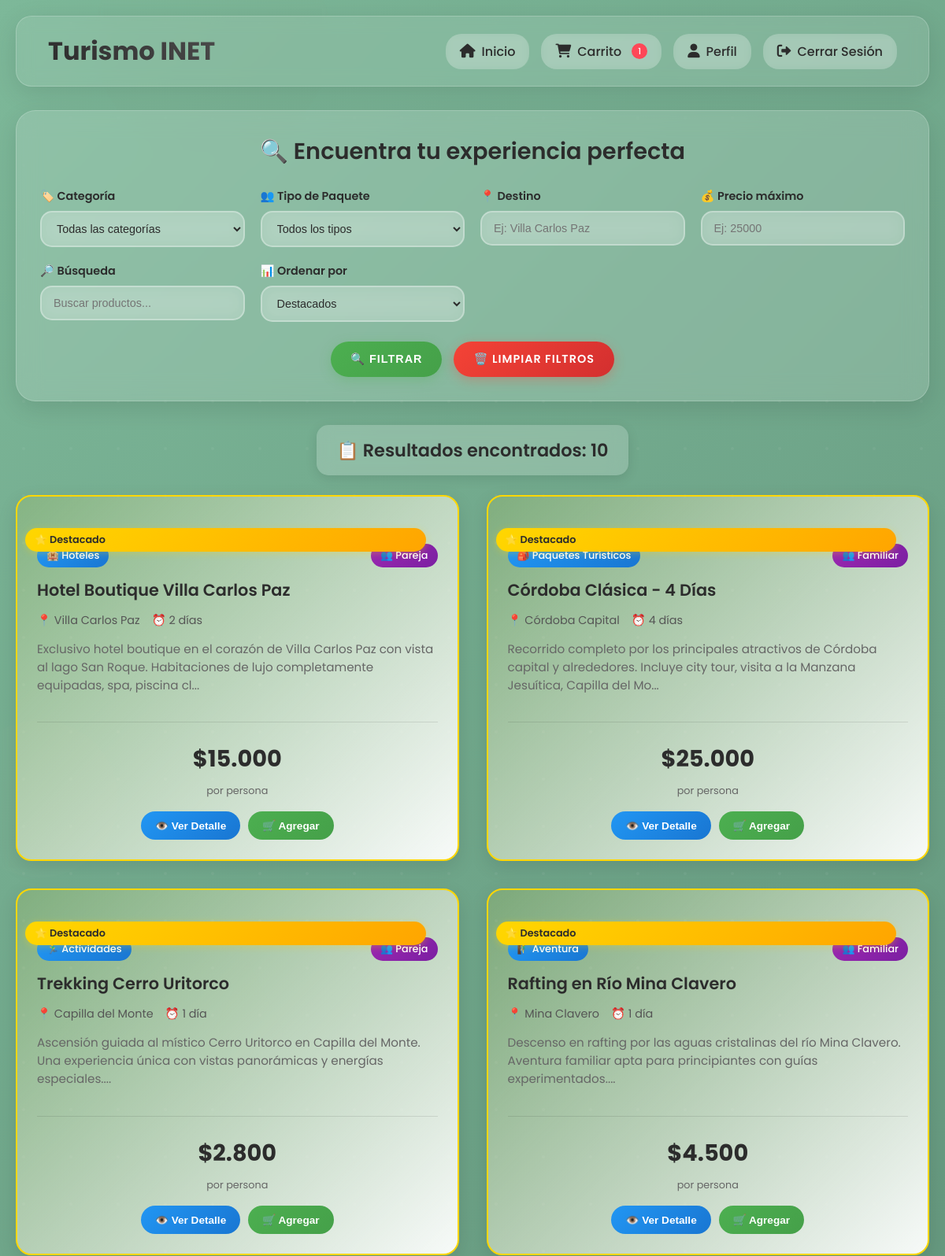
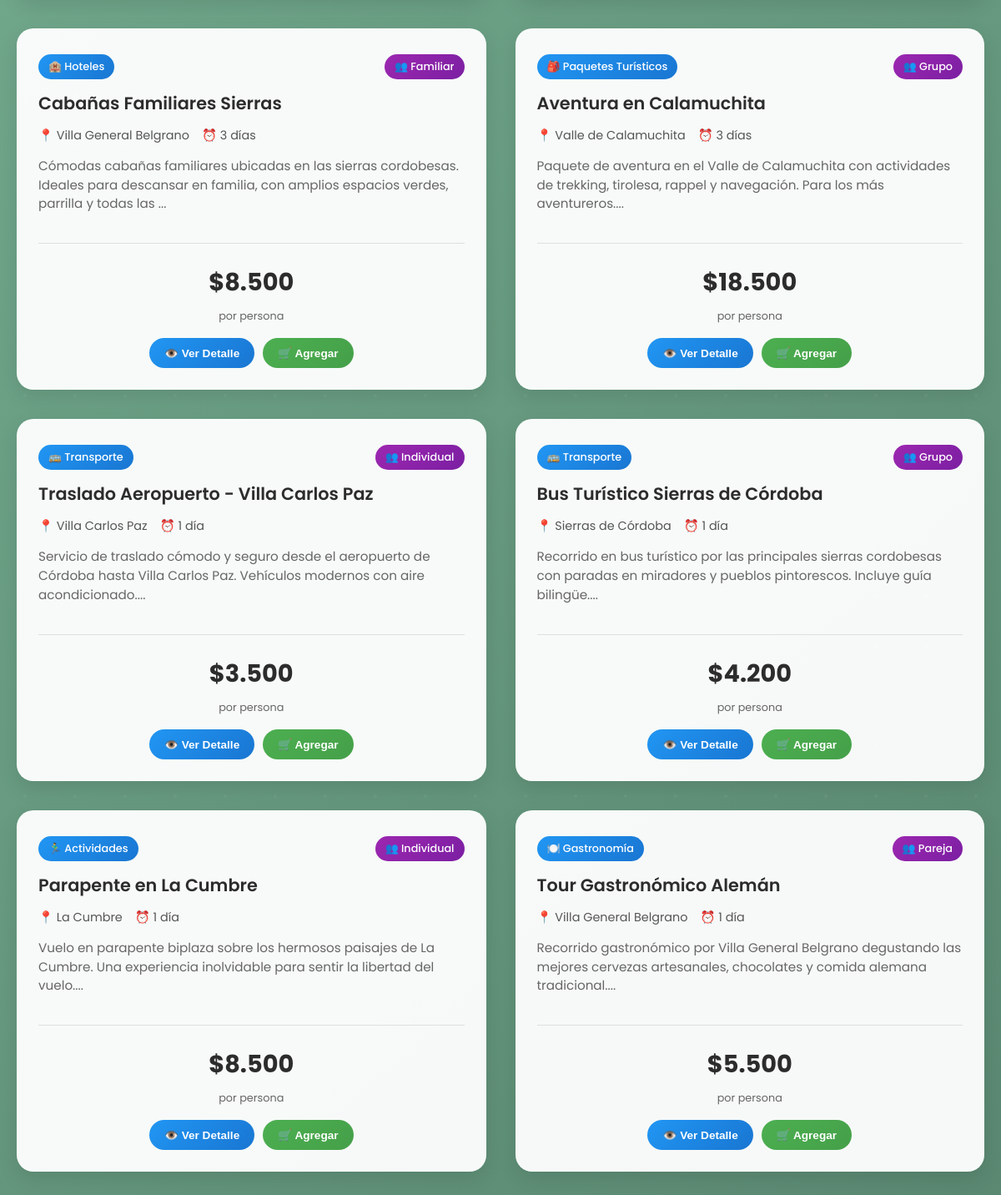
Screenshot of /product/productos.php (signed in) with the database file from the repository (2 pictures, top to bottom).
### tables this page shows
CREATE TABLE `productos` (
  `id` int(11) NOT NULL,
  `nombre` varchar(200) NOT NULL,
  `descripcion` text NOT NULL,
  `imagen_principal` varchar(255) DEFAULT NULL,

  `precio` decimal(10,2) NOT NULL,
  `categoria_id` int(11) NOT NULL,
  `tipo_paquete_id` int(11) DEFAULT NULL,
  `destino` varchar(100) NOT NULL,
  `duracion_dias` int(11) DEFAULT NULL,

  `servicios_incluidos` text DEFAULT NULL,
  `servicios_no_incluidos` text DEFAULT NULL,

  `disponible` tinyint(1) DEFAULT 1,
  `destacado` tinyint(1) DEFAULT 0,
  `fecha_inicio` date DEFAULT NULL,
  `fecha_fin` date DEFAULT NULL,
  `created_at` timestamp NOT NULL DEFAULT current_timestamp(),
  `updated_at` timestamp NOT NULL DEFAULT current_timestamp() ON UPDATE current_timestamp()
);

CREATE TABLE `categorias` (
  `id` int(11) NOT NULL,
  `nombre` varchar(100) NOT NULL,
  `descripcion` text DEFAULT NULL,
  `icono` varchar(50) DEFAULT NULL,
  `activo` tinyint(1) DEFAULT 1,
  `created_at` timestamp NOT NULL DEFAULT current_timestamp()
);

CREATE TABLE `tipos_paquete` (
  `id` int(11) NOT NULL,
  `nombre` varchar(50) NOT NULL,
  `descripcion` text DEFAULT NULL
);

### product/productos.php (the view, shortened to what this page needs)
<?php
$conn = getDBConnection();
$where_conditions = ["p.disponible = 1"];
$order_by = "p.destacado DESC, p.created_at DESC";
$where_clause = implode(" AND ", $where_conditions);
$productos_query = "SELECT p.*, c.nombre as categoria_nombre, c.icono as categoria_icono,
                           tp.nombre as tipo_paquete_nombre
                    FROM productos p
                    LEFT JOIN categorias c ON p.categoria_id = c.id
                    LEFT JOIN tipos_paquete tp ON p.tipo_paquete_id = tp.id
                    WHERE $where_clause
                    ORDER BY $order_by";
$stmt = $conn->prepare($productos_query);
$stmt->execute();
$productos_result = $stmt->get_result();
$productos = [];
if ($productos_result) {
    while ($row = $productos_result->fetch_assoc()) {
        $productos[] = $row;
    }
}
?>
<!DOCTYPE html>
<html lang="es">
<head>
    <link rel="stylesheet" href="https://cdnjs.cloudflare.com/ajax/libs/font-awesome/6.0.0-beta3/css/all.min.css">
    <link rel="stylesheet" href="../css/productos.css">
</head>
<body>
    <div class="floating-shapes">
        <div class="shape shape-1"></div>
        <div class="shape shape-2"></div>
        <div class="shape shape-3"></div>
    </div>
    <div class="container">
        <header>
            <div class="logo">
                <a href="../index.php" style="color: inherit; text-decoration: none;">Turismo INET</a>
            </div>
            <div class="nav-buttons">
                <?php if(isset($_SESSION['user_id'])): ?>
                    <a href="../index.php" class="nav-btn">
                        <i class="fas fa-home"></i> Inicio
                    </a>
                    <a href="../carrito/ver.php" class="nav-btn">
                        <i class="fas fa-shopping-cart"></i> Carrito
                        <?php
                        $carrito_count = 0;
                        if (isset($_SESSION['user_id'])) {
                            $conn = getDBConnection();
                            $count_query = "SELECT COUNT(*) as count FROM carrito WHERE usuario_id = ?";
                            $stmt = $conn->prepare($count_query);
                            $stmt->bind_param("i", $_SESSION['user_id']);
                            $stmt->execute();
                            $result = $stmt->get_result();
                            $carrito_count = $result->fetch_assoc()['count'];
                        }
                        if ($carrito_count > 0): ?>
                            <span class="cart-count"><?php echo $carrito_count; ?></span>
                        <?php endif; ?>
                    </a>
                    <a href="../perfil/" class="nav-btn">
                        <i class="fas fa-user"></i> Perfil
                    </a>
                    <a href="../login_register/logout.php" class="nav-btn">
                        <i class="fas fa-sign-out-alt"></i> Cerrar Sesión
                    </a>
                <?php endif; ?>
            </div>
        </header>
        <div class="filters-section">
            <h2>🔍 Encuentra tu experiencia perfecta</h2>
            <form method="GET" class="filters-form">
                <div class="filters-grid">
                    <div class="filter-group">
                        <label>🏷️ Categoría</label>
                        <select name="categoria" onchange="this.form.submit()">
                            <option value="">Todas las categorías</option>
                        </select>
                    </div>
                    <div class="filter-group">
                        <label>👥 Tipo de Paquete</label>
                        <select name="tipo" onchange="this.form.submit()">
                            <option value="">Todos los tipos</option>
                        </select>
                    </div>
                    <div class="filter-group">
                        <label>📍 Destino</label>
                        <input type="text" name="destino" placeholder="Ej: Villa Carlos Paz"
                               value="<?php echo isset($_GET['destino']) ? htmlspecialchars($_GET['destino']) : ''; ?>">
                    </div>
                    <div class="filter-group">
                        <label>💰 Precio máximo</label>
                        <input type="number" name="precio_max" placeholder="Ej: 25000"
                               value="<?php echo isset($_GET['precio_max']) ? htmlspecialchars($_GET['precio_max']) : ''; ?>">
                    </div>
                    <div class="filter-group">
                        <label>🔎 Búsqueda</label>
                        <input type="text" name="busqueda" placeholder="Buscar productos..."
                               value="<?php echo isset($_GET['busqueda']) ? htmlspecialchars($_GET['busqueda']) : ''; ?>">
                    </div>
                    <div class="filter-group">
                        <label>📊 Ordenar por</label>
                        <select name="orden" onchange="this.form.submit()">
                            <option value="destacados" <?php echo (isset($_GET['orden']) && $_GET['orden'] == 'destacados') ? 'selected' : ''; ?>>Destacados</option>
                        </select>
                    </div>
                </div>
                <div class="filter-actions">
                    <button type="submit" class="btn-filtrar">🔍 Filtrar</button>
                    <a href="productos.php" class="btn-limpiar">🗑️ Limpiar filtros</a>
                </div>
            </form>
        </div>
        <div class="results-section">
            <div class="results-header">
                <h3>📋 Resultados encontrados: <?php echo count($productos); ?></h3>
            </div>
            <?php if (empty($productos)): ?>
                <div class="no-results">
                    <div class="no-results-icon">😕</div>
                    <h3>No se encontraron productos</h3>
                    <p>Intenta ajustar tus filtros de búsqueda o <a href="productos.php">ver todos los productos</a></p>
                </div>
            <?php else: ?>
                <div class="productos-grid">
                    <?php foreach ($productos as $producto): ?>
                        <div class="producto-card <?php echo $producto['destacado'] ? 'destacado' : ''; ?>">
                            <?php if ($producto['destacado']): ?>
                                <div class="badge-destacado">⭐ Destacado</div>
                            <?php endif; ?>
                            <div class="producto-header">
                                <div class="categoria-badge">
                                    <?php echo $producto['categoria_icono'] . ' ' . htmlspecialchars($producto['categoria_nombre']); ?>
                                </div>
                                <?php if ($producto['tipo_paquete_nombre']): ?>
                                    <div class="tipo-badge">
                                        👥 <?php echo htmlspecialchars($producto['tipo_paquete_nombre']); ?>
                                    </div>
                                <?php endif; ?>
                            </div>
                            <div class="producto-content">
                                <h3 class="producto-titulo"><?php echo htmlspecialchars($producto['nombre']); ?></h3>
                                <div class="producto-info">
                                    <p class="destino">📍 <?php echo htmlspecialchars($producto['destino']); ?></p>
                                    <?php if ($producto['duracion_dias']): ?>
                                        <p class="duracion">⏰ <?php echo $producto['duracion_dias']; ?> día<?php echo $producto['duracion_dias'] > 1 ? 's' : ''; ?></p>
                                    <?php endif; ?>
                                </div>
                                <p class="producto-descripcion">
                                    <?php echo htmlspecialchars(($producto['descripcion_corta'] ?? '') ?: substr($producto['descripcion'], 0, 150) . '...'); ?>
                                </p>
                            </div>
                            <div class="producto-footer">
                                <div class="precio">
                                    <span class="precio-valor">$<?php echo number_format($producto['precio'], 0, ',', '.'); ?></span>
                                    <span class="precio-persona">por persona</span>
                                </div>
                                <div class="producto-actions">
                                    <button class="btn-ver-detalle" onclick="verDetalle(<?php echo $producto['id']; ?>)">
                                        👁️ Ver Detalle
                                    </button>
                                    <?php if (isset($_SESSION['user_id'])): ?>
                                        <button class="btn-agregar-carrito" onclick="agregarCarrito(<?php echo $producto['id']; ?>)">
                                            🛒 Agregar
                                        </button>
                                    <?php else: ?>
                                        <a href="login_register/login.php" class="btn-login-required">
                                            🔑 Inicia sesión para comprar
                                        </a>
                                    <?php endif; ?>
                                </div>
                            </div>
                        </div>
                    <?php endforeach; ?>
                </div>
            <?php endif; ?>
        </div>
    </div>
</body>
</html>

### product/productos.php (style rules this page uses)
.nav-buttons { display: flex; gap: 15px; align-items: center; }
.nav-btn { color: #2c2c2c; text-decoration: none; font-weight: 500; padding: 10px 18px; border-radius: 20px; transition: all 0.3s ease; display: flex; align-items: center; gap: 8px; background: rgba(255, 255, 255, 0.2); backdrop-filter: blur(5px); }
.nav-btn i { font-size: 1.1em; }
.cart-count { background: #ff4757; color: white; border-radius: 50%; width: 20px; height: 20px; display: flex; align-items: center; justify-content: center; font-size: 0.7em; margin-left: 5px; }
.floating-shapes { position: fixed; top: 0; left: 0; width: 100%; height: 100%; overflow: hidden; z-index: 0; }
.shape { position: absolute; border-radius: 50%; background: rgba(255, 255, 255, 0.1); backdrop-filter: blur(5px); animation: float 15s infinite ease-in-out; }
.shape-1 { width: 300px; height: 300px; top: -100px; right: -100px; animation-delay: 0s; }
.shape-2 { width: 200px; height: 200px; bottom: 50px; left: -50px; animation-delay: 5s; animation-duration: 20s; }
.shape-3 { width: 150px; height: 150px; top: 40%; right: 10%; animation-delay: 10s; animation-duration: 25s; }

### rows the page displays
productos: destacado "⭐ Destacado", categoria.icono "🏨", categoria.nombre "Hoteles", tipo_paquete.nombre "Pareja", nombre "Hotel Boutique Villa Carlos Paz", destino "Villa Carlos Paz", duracion_dias "2", descripcion "Exclusivo hotel boutique en el corazón de Villa Carlos Paz con vista al lago San Roque. Habitaciones de lujo completamente equipadas, spa, piscina cl...", precio "15.000"
productos: destacado "⭐ Destacado", categoria.icono "🎒", categoria.nombre "Paquetes Turísticos", tipo_paquete.nombre "Familiar", nombre "Córdoba Clásica - 4 Días", destino "Córdoba Capital", duracion_dias "4", descripcion "Recorrido completo por los principales atractivos de Córdoba capital y alrededores. Incluye city tour, visita a la Manzana Jesuítica, Capilla del Mo...", precio "25.000"
productos: destacado "⭐ Destacado", categoria.icono "🏃‍♂️", categoria.nombre "Actividades", tipo_paquete.nombre "Pareja", nombre "Trekking Cerro Uritorco", destino "Capilla del Monte", duracion_dias "1", descripcion "Ascensión guiada al místico Cerro Uritorco en Capilla del Monte. Una experiencia única con vistas panorámicas y energías especiales....", precio "2.800"
productos: destacado "⭐ Destacado", categoria.icono "🧗‍♂️", categoria.nombre "Aventura", tipo_paquete.nombre "Familiar", nombre "Rafting en Río Mina Clavero", destino "Mina Clavero", duracion_dias "1", descripcion "Descenso en rafting por las aguas cristalinas del río Mina Clavero. Aventura familiar apta para principiantes con guías experimentados....", precio "4.500"
productos: categoria.icono "🏨", categoria.nombre "Hoteles", tipo_paquete.nombre "Familiar", nombre "Cabañas Familiares Sierras", destino "Villa General Belgrano", duracion_dias "3", descripcion "Cómodas cabañas familiares ubicadas en las sierras cordobesas. Ideales para descansar en familia, con amplios espacios verdes, parrilla y todas las ...", precio "8.500"
productos: categoria.icono "🎒", categoria.nombre "Paquetes Turísticos", tipo_paquete.nombre "Grupo", nombre "Aventura en Calamuchita", destino "Valle de Calamuchita", duracion_dias "3", descripcion "Paquete de aventura en el Valle de Calamuchita con actividades de trekking, tirolesa, rappel y navegación. Para los más aventureros....", precio "18.500"
productos: categoria.icono "🚌", categoria.nombre "Transporte", tipo_paquete.nombre "Individual", nombre "Traslado Aeropuerto - Villa Carlos Paz", destino "Villa Carlos Paz", duracion_dias "1", descripcion "Servicio de traslado cómodo y seguro desde el aeropuerto de Córdoba hasta Villa Carlos Paz. Vehículos modernos con aire acondicionado....", precio "3.500"
productos: categoria.icono "🚌", categoria.nombre "Transporte", tipo_paquete.nombre "Grupo", nombre "Bus Turístico Sierras de Córdoba", destino "Sierras de Córdoba", duracion_dias "1", descripcion "Recorrido en bus turístico por las principales sierras cordobesas con paradas en miradores y pueblos pintorescos. Incluye guía bilingüe....", precio "4.200"
productos: categoria.icono "🏃‍♂️", categoria.nombre "Actividades", tipo_paquete.nombre "Individual", nombre "Parapente en La Cumbre", destino "La Cumbre", duracion_dias "1", descripcion "Vuelo en parapente biplaza sobre los hermosos paisajes de La Cumbre. Una experiencia inolvidable para sentir la libertad del vuelo....", precio "8.500"
productos: categoria.icono "🍽️", categoria.nombre "Gastronomía", tipo_paquete.nombre "Pareja", nombre "Tour Gastronómico Alemán", destino "Villa General Belgrano", duracion_dias "1", descripcion "Recorrido gastronómico por Villa General Belgrano degustando las mejores cervezas artesanales, chocolates y comida alemana tradicional....", precio "5.500"

### other values shown
$carrito_count "1"
count($productos) "10"
